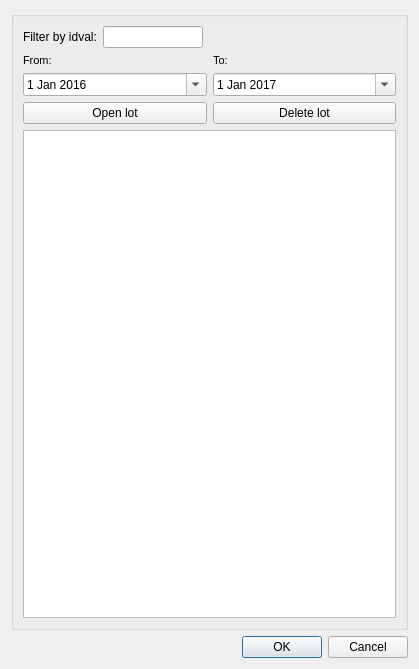
<?xml version="1.0" encoding="UTF-8"?>
<ui version="4.0">
 <class>visit_management</class>
 <widget class="QDialog" name="visit_management">
  <property name="geometry">
   <rect>
    <x>0</x>
    <y>0</y>
    <width>419</width>
    <height>669</height>
   </rect>
  </property>
  <property name="windowTitle">
   <string>Lot management</string>
  </property>
  <layout class="QVBoxLayout" name="verticalLayout_4">
   <item>
    <widget class="QGroupBox" name="groupBox">
     <property name="title">
      <string/>
     </property>
     <layout class="QVBoxLayout" name="verticalLayout_3">
      <item>
       <layout class="QHBoxLayout" name="horizontalLayout_3">
        <item>
         <widget class="QLabel" name="lbl_filter">
          <property name="text">
           <string>Filter by idval:</string>
          </property>
         </widget>
        </item>
        <item>
         <widget class="QLineEdit" name="txt_filter">
          <property name="maximumSize">
           <size>
            <width>100</width>
            <height>16777215</height>
           </size>
          </property>
         </widget>
        </item>
        <item>
         <spacer name="horizontalSpacer">
          <property name="orientation">
           <enum>Qt::Horizontal</enum>
          </property>
          <property name="sizeHint" stdset="0">
           <size>
            <width>40</width>
            <height>20</height>
           </size>
          </property>
         </spacer>
        </item>
       </layout>
      </item>
      <item>
       <layout class="QHBoxLayout" name="horizontalLayout">
        <item>
         <layout class="QVBoxLayout" name="verticalLayout">
          <item>
           <widget class="QLabel" name="label_data_event_from">
            <property name="font">
             <font>
              <pointsize>8</pointsize>
             </font>
            </property>
            <property name="frameShape">
             <enum>QFrame::NoFrame</enum>
            </property>
            <property name="frameShadow">
             <enum>QFrame::Plain</enum>
            </property>
            <property name="text">
             <string>From:</string>
            </property>
            <property name="textFormat">
             <enum>Qt::AutoText</enum>
            </property>
            <property name="scaledContents">
             <bool>false</bool>
            </property>
            <property name="alignment">
             <set>Qt::AlignLeading|Qt::AlignLeft|Qt::AlignVCenter</set>
            </property>
            <property name="margin">
             <number>3</number>
            </property>
           </widget>
          </item>
          <item>
           <widget class="QDateEdit" name="date_event_from">
            <property name="date">
             <date>
              <year>2016</year>
              <month>1</month>
              <day>1</day>
             </date>
            </property>
            <property name="calendarPopup">
             <bool>true</bool>
            </property>
           </widget>
          </item>
         </layout>
        </item>
        <item>
         <layout class="QVBoxLayout" name="verticalLayout_2">
          <item>
           <widget class="QLabel" name="label_data_event_to">
            <property name="font">
             <font>
              <pointsize>8</pointsize>
             </font>
            </property>
            <property name="frameShape">
             <enum>QFrame::NoFrame</enum>
            </property>
            <property name="frameShadow">
             <enum>QFrame::Raised</enum>
            </property>
            <property name="text">
             <string>To:</string>
            </property>
            <property name="textFormat">
             <enum>Qt::AutoText</enum>
            </property>
            <property name="scaledContents">
             <bool>false</bool>
            </property>
            <property name="margin">
             <number>3</number>
            </property>
           </widget>
          </item>
          <item>
           <widget class="QDateEdit" name="date_event_to">
            <property name="date">
             <date>
              <year>2017</year>
              <month>1</month>
              <day>1</day>
             </date>
            </property>
            <property name="calendarPopup">
             <bool>true</bool>
            </property>
           </widget>
          </item>
         </layout>
        </item>
       </layout>
      </item>
      <item>
       <layout class="QHBoxLayout" name="horizontalLayout_2">
        <item>
         <widget class="QPushButton" name="btn_open">
          <property name="text">
           <string>Open lot</string>
          </property>
         </widget>
        </item>
        <item>
         <widget class="QPushButton" name="btn_delete">
          <property name="text">
           <string>Delete lot</string>
          </property>
         </widget>
        </item>
       </layout>
      </item>
      <item>
       <widget class="QTableView" name="tbl_visit">
        <property name="sortingEnabled">
         <bool>true</bool>
        </property>
       </widget>
      </item>
     </layout>
    </widget>
   </item>
   <item>
    <widget class="QDialogButtonBox" name="btn_box">
     <property name="standardButtons">
      <set>QDialogButtonBox::Cancel|QDialogButtonBox::Ok</set>
     </property>
    </widget>
   </item>
  </layout>
 </widget>
 <tabstops>
  <tabstop>txt_filter</tabstop>
  <tabstop>date_event_from</tabstop>
  <tabstop>date_event_to</tabstop>
  <tabstop>btn_open</tabstop>
  <tabstop>btn_delete</tabstop>
  <tabstop>tbl_visit</tabstop>
  <tabstop>btn_box</tabstop>
 </tabstops>
 <resources/>
 <connections>
  <connection>
   <sender>btn_box</sender>
   <signal>accepted()</signal>
   <receiver>visit_management</receiver>
   <slot>accept()</slot>
   <hints>
    <hint type="sourcelabel">
     <x>248</x>
     <y>254</y>
    </hint>
    <hint type="destinationlabel">
     <x>157</x>
     <y>274</y>
    </hint>
   </hints>
  </connection>
  <connection>
   <sender>btn_box</sender>
   <signal>rejected()</signal>
   <receiver>visit_management</receiver>
   <slot>reject()</slot>
   <hints>
    <hint type="sourcelabel">
     <x>316</x>
     <y>260</y>
    </hint>
    <hint type="destinationlabel">
     <x>286</x>
     <y>274</y>
    </hint>
   </hints>
  </connection>
 </connections>
</ui>
